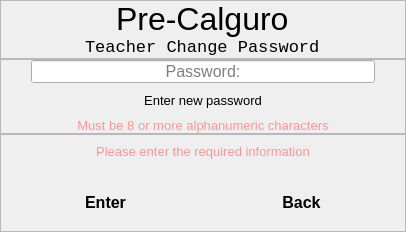
          <widget class="QWidget" name="page_4">
           <layout class="QVBoxLayout" name="verticalLayout_41">
            <property name="spacing">
             <number>0</number>
            </property>
            <property name="leftMargin">
             <number>0</number>
            </property>
            <property name="topMargin">
             <number>0</number>
            </property>
            <property name="rightMargin">
             <number>0</number>
            </property>
            <property name="bottomMargin">
             <number>0</number>
            </property>
            <item>
             <widget class="QFrame" name="frame_11">
              <property name="frameShape">
               <enum>QFrame::StyledPanel</enum>
              </property>
              <property name="frameShadow">
               <enum>QFrame::Raised</enum>
              </property>
              <layout class="QVBoxLayout" name="verticalLayout_36">
               <property name="spacing">
                <number>0</number>
               </property>
               <property name="leftMargin">
                <number>0</number>
               </property>
               <property name="topMargin">
                <number>0</number>
               </property>
               <property name="rightMargin">
                <number>0</number>
               </property>
               <property name="bottomMargin">
                <number>0</number>
               </property>
               <item alignment="Qt::AlignHCenter">
                <widget class="QLabel" name="label_27">
                 <property name="font">
                  <font>
                   <pointsize>24</pointsize>
                  </font>
                 </property>
                 <property name="text">
                  <string>Pre-Calguro</string>
                 </property>
                </widget>
               </item>
               <item alignment="Qt::AlignHCenter">
                <widget class="QLabel" name="label_28">
                 <property name="font">
                  <font>
                   <family>Consolas</family>
                   <pointsize>13</pointsize>
                  </font>
                 </property>
                 <property name="text">
                  <string>Teacher Change Password</string>
                 </property>
                </widget>
               </item>
              </layout>
             </widget>
            </item>
            <item>
             <widget class="QFrame" name="frame_10">
              <property name="frameShape">
               <enum>QFrame::StyledPanel</enum>
              </property>
              <property name="frameShadow">
               <enum>QFrame::Raised</enum>
              </property>
              <layout class="QVBoxLayout" name="verticalLayout_34">
               <property name="spacing">
                <number>10</number>
               </property>
               <property name="leftMargin">
                <number>0</number>
               </property>
               <property name="topMargin">
                <number>0</number>
               </property>
               <property name="rightMargin">
                <number>0</number>
               </property>
               <property name="bottomMargin">
                <number>0</number>
               </property>
               <item>
                <widget class="QLineEdit" name="teachChangePass_lineEdit">
                 <property name="font">
                  <font>
                   <pointsize>12</pointsize>
                  </font>
                 </property>
                 <property name="toolTip">
                  <string>Required*</string>
                 </property>
                 <property name="styleSheet">
                  <string notr="true">margin-left:30px;
margin-right:30px;</string>
                 </property>
                 <property name="text">
                  <string/>
                 </property>
                 <property name="echoMode">
                  <enum>QLineEdit::Password</enum>
                 </property>
                 <property name="alignment">
                  <set>Qt::AlignCenter</set>
                 </property>
                 <property name="placeholderText">
                  <string>Password:</string>
                 </property>
                </widget>
               </item>
               <item>
                <widget class="QLabel" name="label_25">
                 <property name="font">
                  <font>
                   <pointsize>8</pointsize>
                  </font>
                 </property>
                 <property name="text">
                  <string>&lt;html&gt;&lt;head/&gt;&lt;body&gt;&lt;p align=&quot;center&quot;&gt;&lt;span style=&quot; font-size:10pt;&quot;&gt;Enter new password&lt;/span&gt;&lt;/p&gt;&lt;/body&gt;&lt;/html&gt;</string>
                 </property>
                 <property name="textFormat">
                  <enum>Qt::RichText</enum>
                 </property>
                </widget>
               </item>
               <item>
                <widget class="QWidget" name="warningTeachPass" native="true">
                 <layout class="QVBoxLayout" name="verticalLayout_35">
                  <property name="spacing">
                   <number>0</number>
                  </property>
                  <property name="leftMargin">
                   <number>0</number>
                  </property>
                  <property name="topMargin">
                   <number>0</number>
                  </property>
                  <property name="rightMargin">
                   <number>0</number>
                  </property>
                  <property name="bottomMargin">
                   <number>0</number>
                  </property>
                  <item>
                   <widget class="QLabel" name="label_26">
                    <property name="font">
                     <font>
                      <family>MS Shell Dlg 2</family>
                      <pointsize>10</pointsize>
                     </font>
                    </property>
                    <property name="text">
                     <string>&lt;html&gt;&lt;head/&gt;&lt;body&gt;&lt;p&gt;&lt;span style=&quot; color:#ff9393;&quot;&gt;Must be 8 or more alphanumeric characters&lt;/span&gt;&lt;/p&gt;&lt;/body&gt;&lt;/html&gt;</string>
                    </property>
                    <property name="textFormat">
                     <enum>Qt::RichText</enum>
                    </property>
                    <property name="alignment">
                     <set>Qt::AlignCenter</set>
                    </property>
                   </widget>
                  </item>
                 </layout>
                </widget>
               </item>
              </layout>
             </widget>
            </item>
            <item>
             <widget class="QFrame" name="frame_12">
              <property name="frameShape">
               <enum>QFrame::StyledPanel</enum>
              </property>
              <property name="frameShadow">
               <enum>QFrame::Raised</enum>
              </property>
              <layout class="QVBoxLayout" name="verticalLayout_37">
               <property name="spacing">
                <number>6</number>
               </property>
               <property name="leftMargin">
                <number>0</number>
               </property>
               <property name="topMargin">
                <number>0</number>
               </property>
               <property name="rightMargin">
                <number>0</number>
               </property>
               <property name="bottomMargin">
                <number>0</number>
               </property>
               <item alignment="Qt::AlignVCenter">
                <widget class="QWidget" name="teachWarnPassContainer" native="true">
                 <layout class="QVBoxLayout" name="verticalLayout_38">
                  <property name="spacing">
                   <number>0</number>
                  </property>
                  <property name="leftMargin">
                   <number>0</number>
                  </property>
                  <property name="topMargin">
                   <number>0</number>
                  </property>
                  <property name="rightMargin">
                   <number>0</number>
                  </property>
                  <property name="bottomMargin">
                   <number>0</number>
                  </property>
                  <item>
                   <widget class="QStackedWidget" name="teachWarnPassSubContainer">
                    <property name="currentIndex">
                     <number>0</number>
                    </property>
                    <widget class="QWidget" name="page_13">
                     <layout class="QVBoxLayout" name="verticalLayout_39">
                      <item>
                       <widget class="QLabel" name="label_29">
                        <property name="font">
                         <font>
                          <family>MS Shell Dlg 2</family>
                          <pointsize>10</pointsize>
                         </font>
                        </property>
                        <property name="text">
                         <string>&lt;html&gt;&lt;head/&gt;&lt;body&gt;&lt;p&gt;&lt;span style=&quot; color:#ff9393;&quot;&gt;Please enter the required information&lt;/span&gt;&lt;/p&gt;&lt;/body&gt;&lt;/html&gt;</string>
                        </property>
                        <property name="textFormat">
                         <enum>Qt::RichText</enum>
                        </property>
                        <property name="alignment">
                         <set>Qt::AlignCenter</set>
                        </property>
                       </widget>
                      </item>
                     </layout>
                    </widget>
                    <widget class="QWidget" name="page_14">
                     <layout class="QVBoxLayout" name="verticalLayout_40">
                      <item>
                       <widget class="QLabel" name="label_30">
                        <property name="font">
                         <font>
                          <family>MS Shell Dlg 2</family>
                          <pointsize>10</pointsize>
                         </font>
                        </property>
                        <property name="text">
                         <string>&lt;html&gt;&lt;head/&gt;&lt;body&gt;&lt;p&gt;&lt;span style=&quot; color:#9eff99;&quot;&gt;Account Updated&lt;/span&gt;&lt;/p&gt;&lt;/body&gt;&lt;/html&gt;</string>
                        </property>
                        <property name="textFormat">
                         <enum>Qt::RichText</enum>
                        </property>
                        <property name="alignment">
                         <set>Qt::AlignCenter</set>
                        </property>
                       </widget>
                      </item>
                     </layout>
                    </widget>
                   </widget>
                  </item>
                 </layout>
                </widget>
               </item>
               <item>
                <widget class="QWidget" name="widget_19" native="true">
                 <layout class="QHBoxLayout" name="horizontalLayout_6">
                  <item>
                   <widget class="QPushButton" name="teachChangePass_Button">
                    <property name="font">
                     <font>
                      <family>MS Sans Serif</family>
                      <pointsize>12</pointsize>
                      <weight>75</weight>
                      <bold>true</bold>
                     </font>
                    </property>
                    <property name="styleSheet">
                     <string notr="true">	padding: 10px 25px;
	border-top-left-radius: 10px;
	border-bottom-left-radius: 10px;
	margin-left: 50px;
	margin-right:50px;

</string>
                    </property>
                    <property name="text">
                     <string>Enter</string>
                    </property>
                   </widget>
                  </item>
                  <item>
                   <widget class="QPushButton" name="backButton_5">
                    <property name="font">
                     <font>
                      <family>MS Sans Serif</family>
                      <pointsize>12</pointsize>
                      <weight>75</weight>
                      <bold>true</bold>
                     </font>
                    </property>
                    <property name="styleSheet">
                     <string notr="true">	padding: 10px 25px;
	border-top-left-radius: 10px;
	border-bottom-left-radius: 10px;
	margin-left: 50px;
	margin-right:50px;

</string>
                    </property>
                    <property name="text">
                     <string>Back</string>
                    </property>
                   </widget>
                  </item>
                 </layout>
                </widget>
               </item>
              </layout>
             </widget>
            </item>
           </layout>
          </widget>
